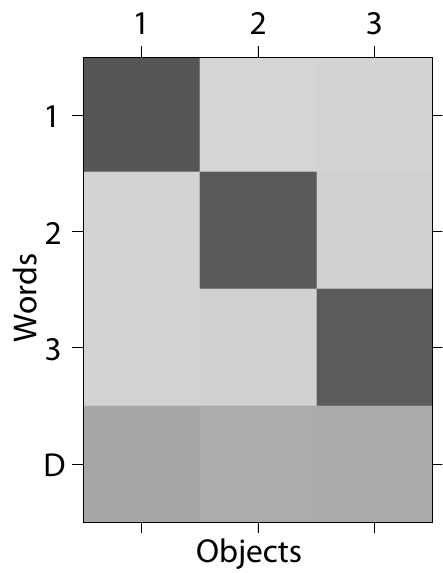

Generate this figure with Python:
# Cross-situational learning

# Data available to learning:
#   Two objects are present in each situation, one is always missing
#   Either, one of the two objects is named, by producing its word; or else, the distractor is produced

# Word 0 -> object 0
# Word 1 -> object 1
# Word 2 -> object 2
# and Word 3 is a distractor.
#
# Our learning is invariant to the order of presentation, so there's no point
# in simulating lots of long dialogues... the only thing that matters is the
# relative proportions of different examples, and there the law of large
# numbers will kick in. So we just evaluate the posterior once.
#
# NOTE: this example really pushes the limits of the importance sampling
# (notice that the below graph used 100,000 particles, and still has visible
# asymmetries caused by the sampling; when I tried it with 10,000 particles it
# got the wrong answer! 100,000 particles takes a few minutes on my
# laptop.). This is a perfect place to use MCMC instead.

from nips import *

CS_OBJECTS = 3
CS_WORDS = 4
data_points = []
for missing_obj in xrange(CS_OBJECTS):
    present_objs = range(CS_OBJECTS)
    present_objs.remove(missing_obj)
    object_prior = np.empty(CS_OBJECTS)
    object_prior[missing_obj] = 0.01
    object_prior[present_objs] = (1 - 0.01) / 2
    for target_obj in present_objs:
        data_points.append(conpact2.LDataUtt(LISTENER_DEPTH - 1,
                                             target_obj,
                                             np.log(object_prior)))
    for distractor_word in xrange(CS_OBJECTS, CS_WORDS):
        data_points.append(conpact2.LDataUtt(LISTENER_DEPTH - 1,
                                             distractor_word,
                                             np.log(object_prior)))

d = dom(adjectives=4, objects=3)
learner = conpact2.FixedSupportImportanceSampler(d, 23, PARTICLES * 100,
                                                 data=data_points * 10)
matshow(np.exp(learner.marginal_dist_n(LISTENER_DEPTH)), cmap="binary",
        vmin=0, vmax=1)
xlabel("Objects")
ylabel("Words")
gcf().savefig("cross-sit.pdf", bbox_inches="tight")
